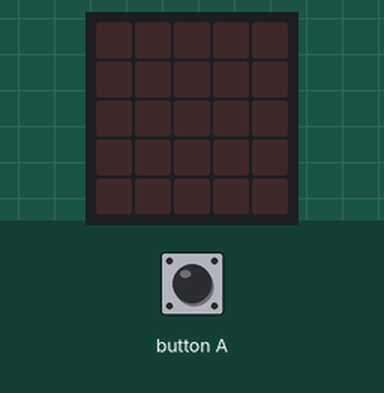
Simulated run of this program. Board: BBC micro:bit (MakeCode). Parts: the board's 5×5 LED display. The inputs (shaded band) are chosen by the test bench.

Above: at 1.2 s.
1.3 s: button A pressed for 0.15 s
At 2.1 s:
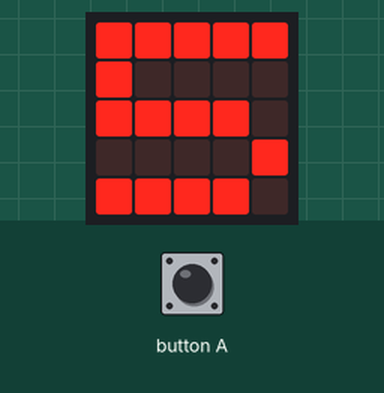
At 5.1 s:
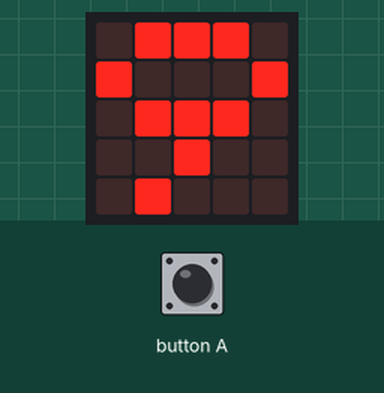
Timing chart, 0 to 6.6 s (numbered marks = the images above; inputs shaded):
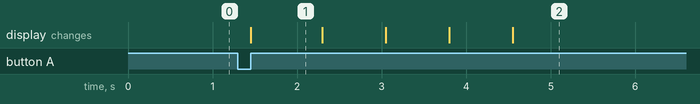

The program:

main.ts
```typescript
let a = 0
input.onButtonPressed(Button.A, function () {
    a = 5
    basic.showNumber(a)
    basic.pause(100)
    for (let index = 0; index < 4; index++) {
        a += 1
        basic.showNumber(a)
    }
})
basic.forever(function () {

})
```

test.ts
```typescript
// 在這裡測試；當此封包作為擴充功能時，將不會編譯此內容。
```

Measured:
- after the input at 1.3 s, the display: changes after 0.15 s (image 1)
- what the display in image 1 shows lasts 0.8 s, from 1.5 s to 2.3 s
